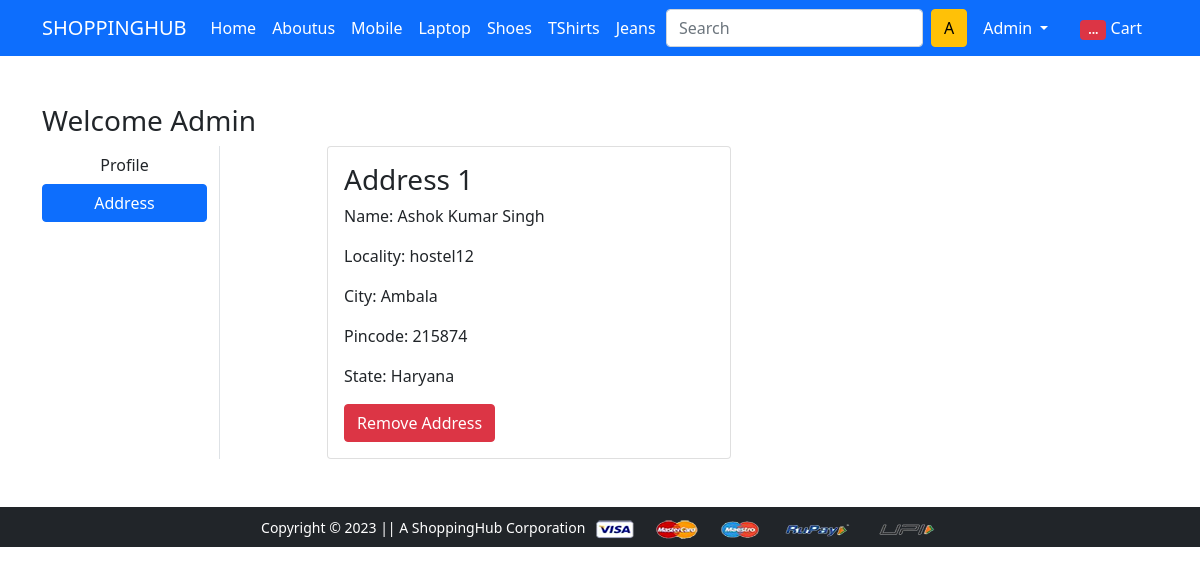
Screenshot of /address/ (signed in) with the database file from the repository.
### app/models.py (models this page shows, shortened)
class Customer(models.Model):
    user=models.ForeignKey(User,on_delete=models.CASCADE)
    name=models.CharField(max_length=200)
    locality=models.CharField(max_length=200)
    city=models.CharField(max_length=50)
    zipcode=models.IntegerField()
    state=models.CharField(choices=STATE_CHOICE,max_length=50)

### app/views.py (the view)
# urls.py: path('address/', views.address, name='address'),
def address(request):
 if request.user.is_authenticated:
  add=Customer.objects.filter(user=request.user)
  return render(request, 'app/address.html',{'address':add,'active':'btn-primary'})
 else:
   return HttpResponseRedirect('/accounts/login')

### app/templates/app/address.html (shortened to what this page needs)
{% extends 'app/base.html' %}
{% load static %}
{% block main-content %}
<div class="container my-5">
 <div class="row">
 <h3>Welcome <span class="text-capitalize">{{request.user}}</span></h3>
  <div class="col-sm-2 border-end">
   <ul class="list-unstyled">
    <li class="d-grid"><a href="{% url 'profile' %}" class="btn ">Profile</a></li>
    <li class="d-grid"><a href="{% url 'address' %}" class="btn {{active}}">Address</a></li>
   </ul>
  </div>
  <div class="col-sm-9 offset-sm-1">
   <div class="row">
    {% for ad in address %}
    <div class="col-sm-6">
     <div class="card">
      <div class="card-body">
       <h3>Address {{forloop.counter}}</h3>
       <p>Name: {{ad.name}}</p>
       <p>Locality: {{ad.locality}}</p>
       <p>City: {{ad.city}}</p>
       <p>Pincode: {{ad.zipcode}}</p>
       <p>State: {{ad.state}}</p>
       <a href="{% url 'deleteaddress' ad.id %}" class="btn btn-danger">Remove Address</a>
      </div>
     </div>
    </div>
    {% endfor %}
   </div>
  </div>
 </div>
</div>
{% endblock main-content %}

### app/templates/app/base.html (shortened to what this page needs)
<!doctype html>
{% load static %}
<html lang="en">
  <head>
    <link href="https://cdn.jsdelivr.net/npm/bootstrap@5.0.0-beta1/dist/css/bootstrap.min.css" rel="stylesheet">
    <link rel="stylesheet" href="{% static 'app/css/owl.carousel.min.css' %}">
    <link rel="stylesheet" href="{% static 'app/css/all.min.css' %}">
    <link rel="stylesheet" href="{% static 'app/css/style.css' %}">
  </head>
  <body>
    <nav  class="navbar navbar-expand-lg navbar-dark bg-primary">
     <div class="container">
       <a  class="navbar-brand" href="/">SHOPPINGHUB</a>
       <div class="collapse navbar-collapse" id="navbarSupportedContent">
         <ul class="navbar-nav me-auto mb-2 mb-lg-0">
          <li class="nav-item">
            <a class="nav-link active" aria-current="page" href="/">Home</a>
           </li>
           <li class="nav-item">
             <a class="nav-link active" aria-current="page" href="{% url 'aboutus' %}">Aboutus</a>
            </li>
             <li class="nav-item">
              <a class="nav-link active" aria-current="page" href="{% url 'mobile' %}">Mobile</a>
             </li>
             <li class="nav-item">
              <a class="nav-link active" aria-current="page" href="{% url 'laptop' %}">Laptop</a>
             </li>
             <li class="nav-item">
              <a class="nav-link active" aria-current="page" href="{% url 'shoes' %}">Shoes</a>
             </li>
             <li class="nav-item">
              <a class="nav-link active" aria-current="page" href="{% url 'topWear' %}">TShirts</a>
             </li>
             <li class="nav-item">
              <a class="nav-link active" aria-current="page" href="{% url 'bottomWear' %}">Jeans</a>
             </li>
         </ul>
         <form class="d-flex">
           <input class="form-control me-2" type="search" placeholder="Search" aria-label="Search">
           {% if request.user.is_authenticated %}
           <button class="btn btn-warning" type="submit">{{ request.user.username|first|upper }}</button>
           {% endif %}
         </form>
         <div>
          <ul class="navbar-nav me-auto mb-2 mb-lg-0">
          {% if request.user.is_authenticated %}
           <li class="nav-item dropdown mx-2">
              <a class="nav-link dropdown-toggle text-white" href="#" id="profileDropdown" role="button" data-bs-toggle="dropdown" aria-expanded="false">
                {{request.user.username|capfirst}}
              </a>
            </li>
            <li class="nav-item mx-2">
             <a href="{% url 'showcart' %}" class="nav-link text-white"><span class="badge bg-danger">...</span> Cart </a>
            </li>
            {% endif %}
          </ul>
         </div>
       </div>
     </div>
    </nav>
    {% block main-content %} {% endblock main-content %}
    <footer class="container-fluid bg-dark text-center p-2 mt-5">
        <small class="text-white">Copyright &copy; 2023 || A ShoppingHub Corporation </small>
        <img src="{% static 'app/images/payment.png' %}" alt="" srcset="" class="img-fluid" height="2px">
    </footer>
  </body>
</html>

### rows the page displays
Customer: name "Ashok Kumar Singh", locality "hostel12", city "Ambala", zipcode "215874", state "Haryana"

### other values shown
{{ request.user.username|first|upper }} "A"
{{ request.user.username|capfirst }} "Admin"
{{ request.user }} "Admin"
